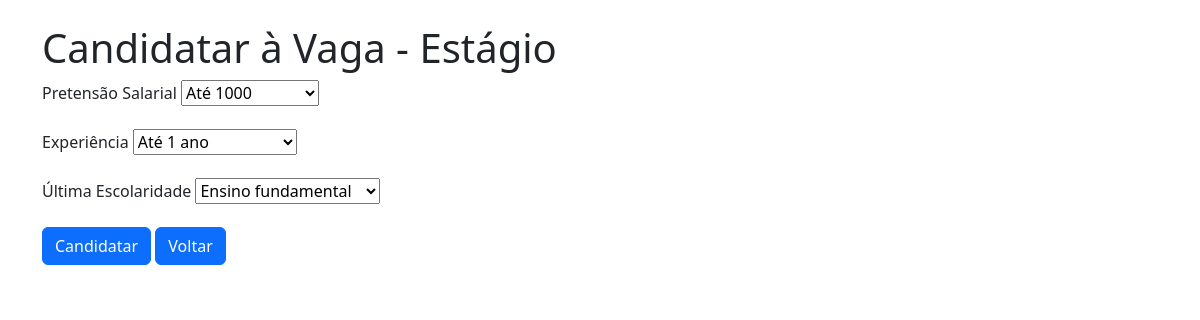
Page /auth/vagas/9/candidatar (signed in) on the earlier database version.
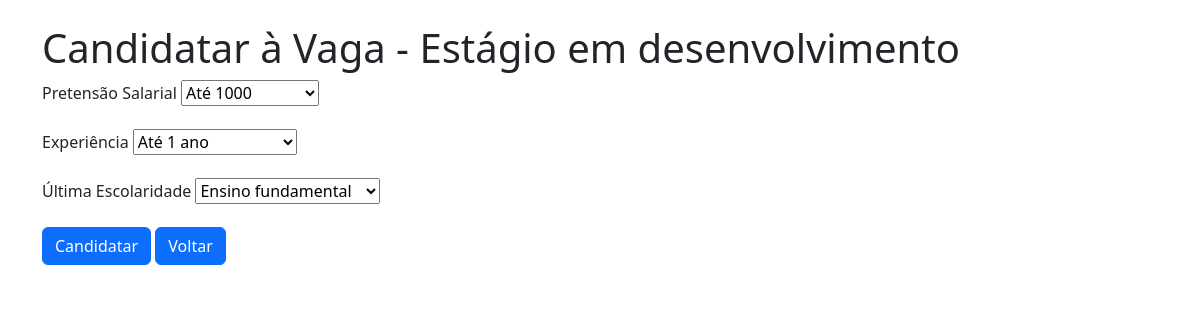
Same page on the later database version.
### empresas/models.py (models this page shows)
class Vagas(models.Model):
    empresa = models.CharField(max_length=100)
    titulo = models.CharField(max_length=150)
    salario = models.CharField(max_length=50)
    escolaridade = models.CharField(max_length=50)

### app_vagas/views.py (the view)
@login_required(login_url="/")
@has_role_decorator("candidato")
def candidatar_vaga(request, vaga_id):
    vaga = get_object_or_404(Vagas, pk=vaga_id)
    candidato = request.user
    candidatura_existente = Candidatura.objects.filter(
        candidato=candidato, vaga=vaga
    ).exists()
    if candidatura_existente:
        return render(request, "candidatura_existente.html", {"vaga": vaga})
    if request.method == "POST":
        form = CandidaturaForm(request.POST)
        if form.is_valid():
            candidatura = form.save(commit=False)
            candidatura.candidato = candidato
            candidatura.vaga = vaga
            candidatura.save()
            return render(request, "candidatura_sucesso.html", {"vaga": vaga})
    else:
        form = CandidaturaForm()
    return render(request, "candidatar_vaga.html", {"form": form, "vaga": vaga})

### app_vagas/forms.py
class CandidaturaForm(forms.ModelForm):
    class Meta:
        model = Candidatura
        fields = ["pretensao_salario", "experiencia", "ultima_escolaridade"]
        labels = {
            "pretensao_salario": "Pretensão Salarial",
            "experiencia": "Experiência",
            "ultima_escolaridade": "Última Escolaridade",
        }

### app_vagas/templates/candidatar_vaga.html (shortened to what this page needs)
<!DOCTYPE html>
<html lang="en">
<head>
    <link href="https://cdn.jsdelivr.net/npm/bootstrap@5.3.0/dist/css/bootstrap.min.css" rel="stylesheet">
</head>
<body>
    <div class="container mt-4">
        <h1>Candidatar à Vaga - {{ vaga.titulo }}</h1>
        <form action="{% url 'candidatar_vaga' vaga.id %}" method="POST">
            {% for field in form %}
                <div class="mb-3">
                    <label for="{{ field.id_for_label }}" class="form-label">{{ field.label }}</label>
                    {{ field }}
                </div>
            {% endfor %}
            <input type="submit" class="btn btn-primary" value="Candidatar">
            <a href="{% url 'vagas_home' %}" class="btn btn-primary">Voltar</a>
        </form>
    </div>
</body>
</html>

Differences in the rows shown:
changed Vagas: titulo "Estágio" → "Estágio em desenvolvimento"
